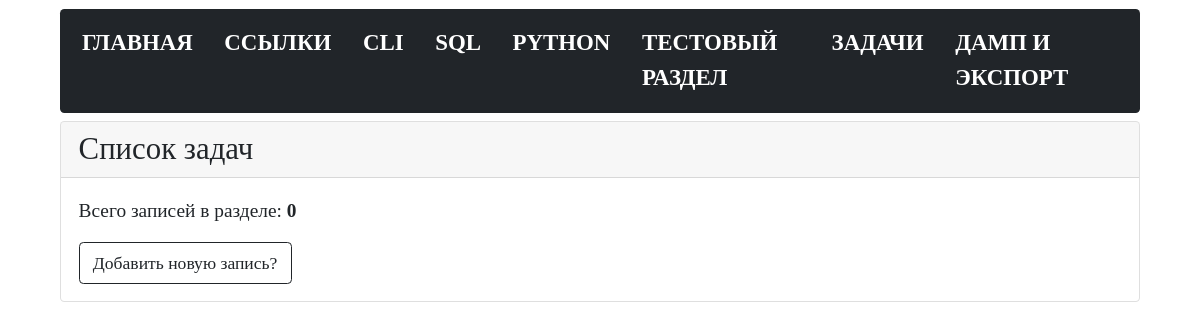
/tasks, run on an earlier commit of the app's database.
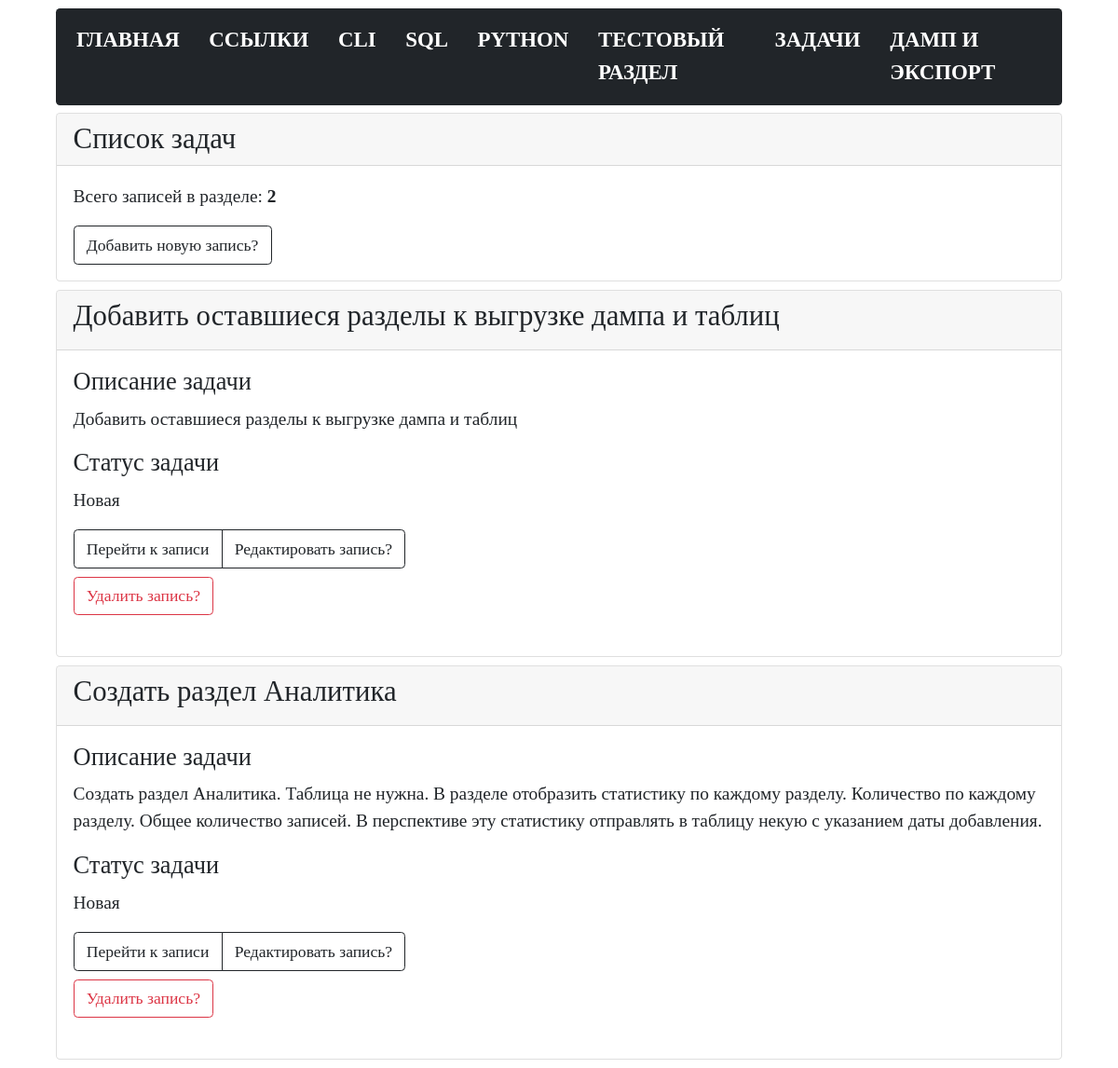
And on a later commit of the database.
### tables this page shows
CREATE TABLE tasks (
  task_id INTEGER PRIMARY KEY AUTOINCREMENT,
  task_name TEXT NOT NULL,
  task_description TEXT NOT NULL,
  task_status TEXT NOT NULL DEFAULT Новая
);

### modules/tasks/tasks.py (the view)
@bp.route("/tasks")
def tasks():
    conn = connect.get_db_connection()
    cur = conn.cursor()
    count_tasks = int(cur.execute("SELECT COUNT(*) FROM tasks").fetchone()[0])
    tasks = conn.execute("SELECT * FROM tasks").fetchall()
    conn.close()
    return render_template("tasks/tasks.html",
                           tasks=tasks,
                           count_tasks=count_tasks,
                           )

### modules/connect.py (called while the page is built)
def get_db_connection():
    db_path = os.path.join(BASE_DIR, '../database.db')
    conn = sqlite3.connect(db_path)
    conn.row_factory = sqlite3.Row
    return conn

### templates/tasks/tasks.html (shortened to what this page needs)
{% extends "base.html" %} {% block title %}Список задач{% endblock %} {% block content %}
<div class="card mb-2">
   <div class="card-header h3">Список задач</div>
   <div class="card-body">
      <p class="card-text">Всего записей в разделе: <b>{{ count_tasks }}</b></p>
      <p class="card-text">
         <a href="{{ url_for('add_task.add_task') }}" class="btn btn-outline-dark">Добавить новую
            запись?</a>
      </p>
   </div>
</div>
{% for tasks in tasks %}
<div class="card mb-2">
   <div class="card-header">
      <h3>{{ tasks['task_name'] }}</h3>
   </div>
   <div class="card-body">
      <h4>Описание задачи</h4>
      <p class="card-text">
         {{ tasks['task_description'] }}
      </p>
      <h4>Статус задачи</h4>
      <p class="card-text">
         {{ tasks['task_status'] }}
      </p>
      <p class="card-text">
      <div class="btn-group pb-2" role="group" aria-label="...">
         <a href="{{ url_for('get_post_task.get_post_task', task_id=tasks['task_id']) }}"
            class="btn btn-outline-dark">Перейти к записи</a>
         <a href="{{ url_for('edit_task.edit_task', task_id=tasks['task_id']) }}"
            class="btn btn-outline-dark">Редактировать запись?</a>
      </div>
      <form action="{{ url_for('delete_task.delete_task', task_id=tasks['task_id'])}}" method="POST" class="pb-2">
         <input type="submit" class="btn btn-outline-danger" value="Удалить запись?"
            onclick="return confirm('Вы точно уверены что хотите удалить запись?')" />
      </form>
      </p>
   </div>
</div>
{% endfor %}
{% endblock %}

### templates/base.html (shortened to what this page needs)
<!doctype html>
<html>
   <head>
      <link href="https://cdn.jsdelivr.net/npm/bootstrap@5.0.2/dist/css/bootstrap.min.css" rel="stylesheet">
      <link href="{{ url_for('static', filename='styles.css') }}" rel="stylesheet">
   </head>
   <body>
      {% include 'navbar.html' %}
         {% block content %}
         {% endblock %}
   </body>
</html>

### templates/navbar.html (shortened to what this page needs)
<nav class="navbar navbar-expand-lg navbar navbar-dark bg-dark">
  <div class="container-fluid">
    <div class="collapse navbar-collapse" id="navbarNav">
      <ul class="navbar-nav">
        <li class="nav-item">
          <a class="nav-link" href="{{ url_for('index.index') }}">Главная</a>
        </li>
        <li class="nav-item">
          <a class="nav-link" href="{{ url_for('links_list_commands.links_list_commands') }}">Ссылки</a>
        </li>
        <li class="nav-item">
          <a class="nav-link" href="{{ url_for('bash_list_commands.bash_list_commands') }}">CLI</a>
        </li>
        <li class="nav-item">
          <a class="nav-link" href="{{ url_for('sql_list_commands.sql_list_commands') }}">SQL</a>
        </li>
        <li class="nav-item">
          <a class="nav-link" href="{{ url_for('python_list_commands.python_list_commands') }}">Python</a>
        </li>
        <li class="nav-item">
          <a class="nav-link" href="{{ url_for('test_list.test_list') }}">Тестовый раздел</a>
        </li>
        <li class="nav-item">
          <a class="nav-link" href="{{ url_for('tasks.tasks') }}">Задачи</a>
        </li>
         <li class="nav-item">
          <a class="nav-link" href="{{ url_for('dump_and_export.dump_and_export') }}">Дамп и экспорт</a>
        </li>
      </ul>
    </div>
  </div>
</nav>

### static/styles.css (style rules this page uses)
* { font-size: 1.1rem; font-family:consolas; }
body { width: 90%; margin: auto; }
a { color: black; text-decoration: none; }
.navbar-dark .navbar-nav .nav-link { text-transform: uppercase; color: white; margin-right: 14px; font-weight: 700; font-size: 1.3rem; }
.card { margin-top: 0.50rem; }
.bg-dark { background-color: #212529!important; border-radius: .25rem; margin-top: 0.50rem; }

What changed in the data, as far as the page shows it:
added tasks: task_name "Добавить оставшиеся разделы к выгрузке дампа и таблиц", task_description "Добавить оставшиеся разделы к выгрузке дампа и таблиц", task_status "Новая"
added tasks: task_name "Создать раздел Аналитика", task_description "Создать раздел Аналитика. Таблица не нужна. В разделе отобразить статистику по каждому разделу. Количество по каждому разделу. Общее количество записей. В перспективе эту статистику отправлять в таблицу некую с указанием даты добавления.", task_status "Новая"
Also different on the page:
{{ count_tasks }}: "0" → "2"
